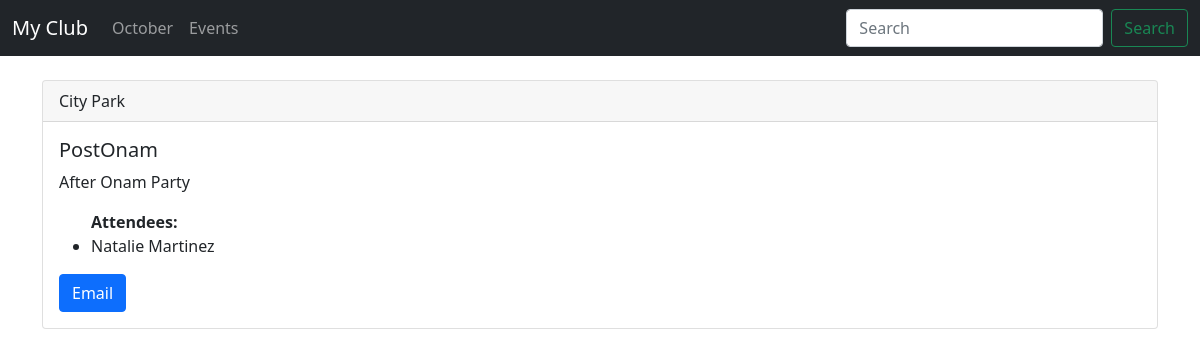
Before: /events with the older database file.
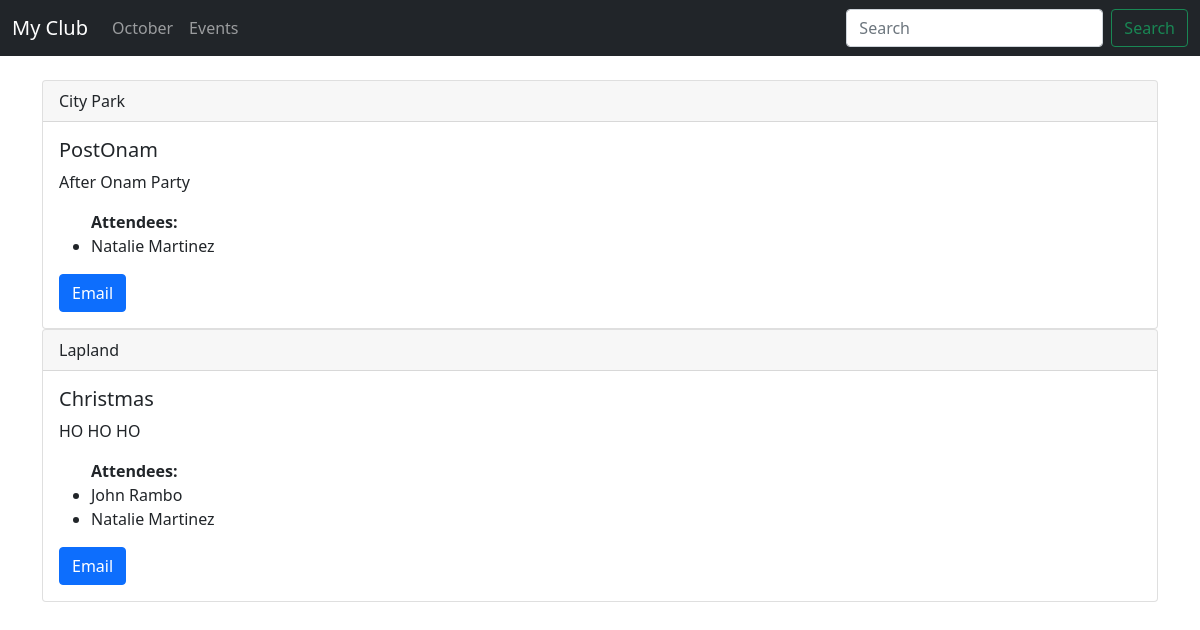
After: the same page with the newer database file.
### events/models.py (models this page shows)
class Event(models.Model):
    name = models.CharField('Event Name', max_length=120)
    event_date = models.DateTimeField('Event date')
    venue = models.ForeignKey(Venue, blank=True, null=True, on_delete=models.CASCADE)
    manager = models.CharField(max_length=30)
    description = models.TextField(blank=True)
    attendees = models.ManyToManyField(MyClubUser)
    def __str__(self):
        return self.name

class Venue(models.Model):
    name = models.CharField('Venue Name', max_length=120)
    address = models.CharField(max_length=300)
    zip_code =models.CharField('Zip Code', max_length=10)
    phone = models.CharField('Contact Phone', max_length=15)
    website = models.URLField('Website Address')
    email_address = models.EmailField('Email Address')
    def __str__(self):
        return self.name

class MyClubUser(models.Model):
    first_name = models.CharField(max_length=30)
    last_name = models.CharField(max_length=30)
    email = models.EmailField('User Email')
    def __str__(self) -> str:
        return self.first_name + ' ' + self.last_name

### events/views.py (the view)
# urls.py: path('events', views.all_events, name='list-events')
def all_events(request):
    event_list = Event.objects.all()
    return render(request, 'events/event_list.html', {'event_list' : event_list})

### templates/events/event_list.html
{% extends 'events/base.html' %}
    {% block content %}
    {% for event in event_list %}
    <div class="card">
        <div class="card-header">
            {{event.venue}}
        </div>
        <div class="card-body">
          <h5 class="card-title">{{event}} </h5>
          <p class="card-text"> {{event.description}} </p>
          <ul>
            <strong>Attendees: </strong>
            {% for user in event.attendees.all  %}
            <li> {{ user }} </li>
            {% endfor %}
          </ul>
          <a href="mailto:{{event.venue.email_address}}" class="btn btn-primary">Email</a>
        </div>
      </div>
        {% endfor %}
    {% endblock content %}

### templates/events/base.html (shortened to what this page needs)
<!doctype html>
<html lang="en">
  <head>
    <link href="https://cdn.jsdelivr.net/npm/bootstrap@5.0.2/dist/css/bootstrap.min.css" rel="stylesheet">
  </head>
  <body>
    {% include 'events/navbar.html' %}
    <br>
    <div class="container">
      {% block content %}
      {% endblock content %}
    </div>
  </body>
</html>

### templates/events/navbar.html (shortened to what this page needs)
<nav class="navbar navbar-expand-lg navbar-dark bg-dark">
    <div class="container-fluid">
      <a class="navbar-brand" href="{% url 'home' %}">My Club</a>
      <div class="collapse navbar-collapse" id="navbarSupportedContent">
        <ul class="navbar-nav me-auto mb-2 mb-lg-0">
          <li class="nav-item">
            <a class="nav-link" href="{% url 'home' '2023' 'October' %}">October</a>
          </li>
          <li class="nav-item">
            <a class="nav-link" href="{% url 'list-events'  %}">Events</a>
          </li>
        </ul>
        <form class="d-flex">
          <input class="form-control me-2" type="search" placeholder="Search" aria-label="Search">
          <button class="btn btn-outline-success" type="submit">Search</button>
        </form>
      </div>
    </div>
  </nav>

Changed rows visible on the page:
added Event: venue "Lapland", name "Christmas", description "HO HO HO", MyClubUser (first_name+last_name "Natalie Martinez")
now on this page (row unchanged): MyClubUser: first_name+last_name "John Rambo", shown under "Lapland"
